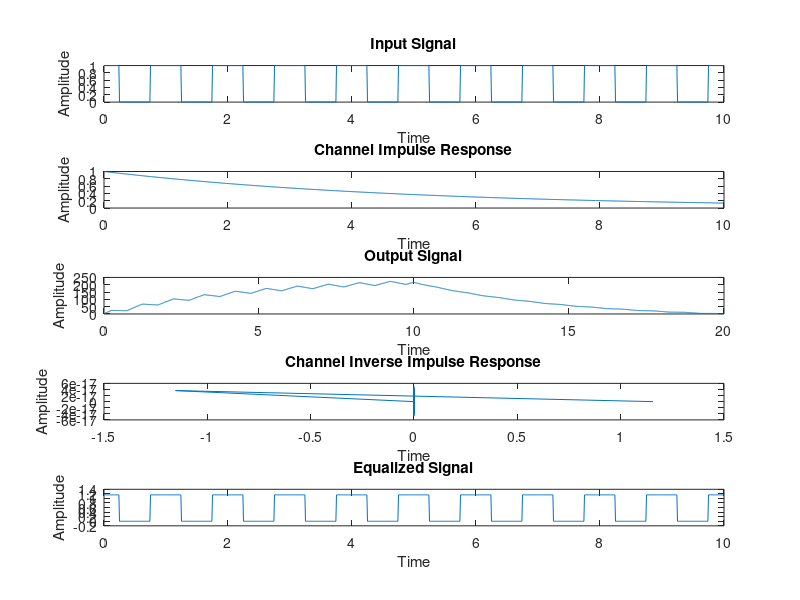

Here is the MATLAB script that generated this plot:
% Define time vector
% parameters
ts = 0.01;                  % increment 1/100 second
total_duration = 10;        % for 10 seconds 

t = 0:ts:total_duration-ts;     % time vector


%--------------------------------------------------------------------------


% Define the input signal
% parameters 
pulse_width = 0.5;      % width of each rectangular pulse
pulse_interval = 1;     % interval between pulses

x_t = zeros(size(t));       % initialize input signal 

% create trail of rectangular pulses
for n = 0:pulse_interval:total_duration      
    x_t = x_t + rectpuls(t-n, pulse_width);
end


%--------------------------------------------------------------------------


% Define the channel impulse response
h_t = exp(-0.2*t); % e^-0.2 , e^-0.4 , ...


%--------------------------------------------------------------------------


% Convolve the input with the channel impulse response
y_t = conv(x_t, h_t);

% create new time axis for output
t_output = 0:ts:total_duration*2-ts-ts;


%--------------------------------------------------------------------------


% Equalization

% Define inverse impulse response 

% https://www.mathworks.com/help/matlab/math/fourier-transforms.html 
h_f = fft(h_t);                             % to frequency domain  
%fs = 1/ts;
%f = (0:length(h_f)-1)*fs/length(h_f);

h_f_inv = 1 ./ h_f;                         % inverse in frequency domain
h_t_inv = ifft(h_f_inv);                    % back to time domain 



% Convolve output with inverse impulse response
z_t = conv(y_t,h_t_inv);    % equalized signal 
z_t = z_t(1:1000);        


%--------------------------------------------------------------------------


% Plot the signals
figure('Position', [100, 100, 800, 600]);

% x_t
subplot(5,1,1);
plot(t, x_t);
xlabel('Time');
ylabel('Amplitude');
title('Input Signal');

% h_t
subplot(5,1,2);
plot(t,h_t)
xlabel('Time');
ylabel('Amplitude');
title('Channel Impulse Response');

% y_t
subplot(5,1,3);
plot(t_output,y_t);
xlabel('Time');
ylabel('Amplitude');
title('Output Signal');

% h_t_inv
subplot(5,1,4);
plot(h_t_inv);
xlabel('Time');
ylabel('Amplitude');
title('Channel Inverse Impulse Response');

% z_t (equalized signal)
subplot(5,1,5);
plot(t,z_t);
xlabel('Time');
ylabel('Amplitude');
title('Equalized Signal');


%--------------------------------------------------------------------------


%Plot the frequency response of the channel
%figure;
%freqz(h_t);
%xlabel('Frequency');
%ylabel('Magnitude');
%title('Channel Frequency Response');